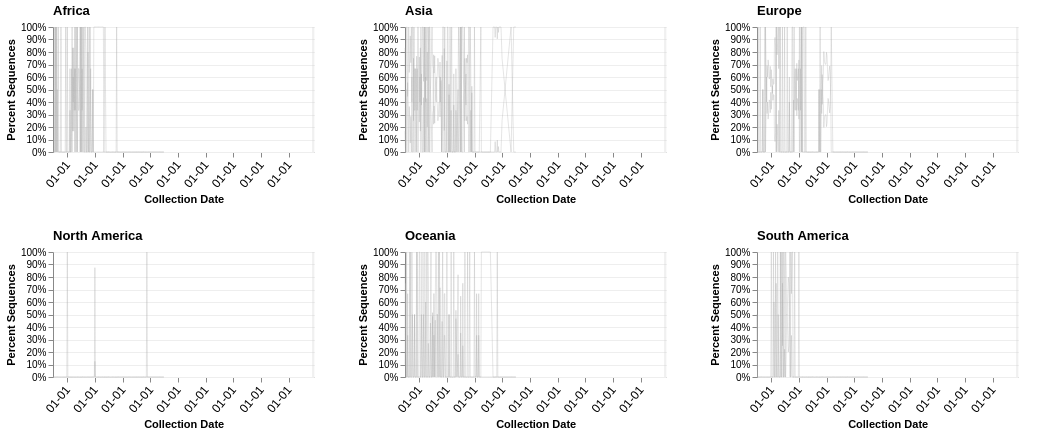

Describe this chart as a Vega-Lite specification.
### Vega specification from a JSON file in a GitHub repository (floating-point values rounded to 4 significant figures; data arrays with more than 128 entries replaced by an {"elided": "..."} marker saying what was removed)
{"$schema": "https://vega.github.io/schema/vega/v5.json", "description": "A basic line chart example.", "width": 1000, "height": 350, "padding": 5, "signals": [{"name": "mode", "value": "lineage"}, {"name": "sortField", "value": "group"}, {"name": "sortDirection", "value": "ascending"}, {"name": "display_min_counts", "value": 5}, {"name": "display_min_percent", "value": 0.01}, {"name": "sig_min_counts", "value": 10}, {"name": "sig_min_percent", "value": 0.05}, {"name": "sig_min_r", "value": 0.5}, {"name": "facet_width", "update": "width"}, {"name": "facet_x", "update": "0"}, {"name": "subplot_hpadding", "value": 90}, {"name": "subplot_width", "update": "(facet_width - (subplot_hpadding * 2.4)) / 3"}, {"name": "subplot_range_x", "update": "[0, subplot_width]"}, {"name": "subplot_vpadding", "value": 100}, {"name": "subplot_height", "update": "(height - subplot_vpadding) / 2"}, {"name": "subplot_range_y", "update": "[subplot_height, 0]"}, {"name": "x_adjusted", "on": [{"events": "mousemove", "update": "x() - facet_x"}]}, {"name": "cur_mouse_col", "on": [{"events": "mousemove", "update": "if(x_adjusted >= 0 && x_adjusted <= subplot_width, 1, if(x_adjusted >= (subplot_width + (subplot_hpadding)) && (x_adjusted <= (subplot_width * 2) + (subplot_hpadding)), 2, if(x_adjusted >= (subplot_width * 2) + (subplot_hpadding * 2) && x_adjusted <= ((subplot_width * 3) + (subplot_hpadding * 2)), 3, -1)))"}]}, {"name": "cur_mouse_row", "on": [{"events": "mousemove", "update": "if(y() >= 0 && y() <= subplot_height, 1, if(y() >= subplot_height + subplot_vpadding && y() <= (subplot_height * 2) + subplot_vpadding, 2, -1))"}]}, {"name": "cur_region", "update": "if(cur_mouse_row == -1 || cur_mouse_col == -1, -1, ((cur_mouse_row - 1) * 3) + cur_mouse_col)"}, {"name": "cur_mouse_x", "on": [{"events": "mousemove", "update": "if(cur_mouse_col == -1, null, x_adjusted - ((cur_mouse_col - 1) * subplot_width) - ((cur_mouse_col - 1) * subplot_hpadding))"}]}, {"name": "cur_mouse_date", "update": "if(cur_mouse_col == -1, null, invert('dateX', cur_mouse_x))"}, {"name": "cur_mouse_y", "on": [{"events": "mousemove", "update": "if(cur_mouse_row > -1, y() - ((cur_mouse_row - 1) * (subplot_height + subplot_vpadding)), null)"}]}, {"name": "cur_mouse_percent", "update": "if(cur_region > -1, (1 - (cur_mouse_y / subplot_height)) * data('cur_max_percent')[0]['percent'], null)"}, {"name": "time_sensitivity", "value": 302400000}, {"name": "percent_sensitivity_factor", "value": 10}, {"name": "percent_sensitivity", "update": "if(cur_region > -1, data('cur_max_percent')[0]['percent'] / percent_sensitivity_factor, null)"}, {"name": "xLabelFormat", "value": "%m-%d"}], "data": [{"name": "group_reg", "format": {"type": "json"}, "values": [{"counts": 2644, "group": "A", "max_percent": 1, "pval": 0.2642, "r": -0.03278, "region": "Africa", "slope": -3.952e-05}, {"counts": 2132, "group": "B", "max_percent": 1, "pval": 3.707e-17, "r": 0.2288, "region": "Africa", "slope": 0.0002123}, {"counts": 6009, "group": "A", "max_percent": 1, "pval": 5.246e-67, "r": 0.4093, "region": "Asia", "slope": 0.0003289}, {"counts": 3558, "group": "B", "max_percent": 1, "pval": 6.053e-40, "r": 0.313, "region": "Asia", "slope": 0.0001916}, {"counts": 3130, "group": "A", "max_percent": 1, "pval": 1.899e-91, "r": 0.3645, "region": "Europe", "slope": 0.0001243}, {"counts": 2223, "group": "B", "max_percent": 1, "pval": 1.658e-81, "r": 0.3394, "region": "Europe", "slope": 7.624e-05}, {"counts": 1106, "group": "A", "max_percent": 1, "pval": 1.777e-47, "r": 0.2424, "region": "North America", "slope": 5.175e-05}, {"counts": 583, "group": "B", "max_percent": 1, "pval": 3.005e-32, "r": 0.2085, "region": "North America", "slope": 3.839e-05}, {"counts": 441, "group": "A", "max_percent": 1, "pval": 1.57e-36, "r": 0.2205, "region": "Oceania", "slope": 3.698e-05}, {"counts": 404, "group": "B", "max_percent": 1, "pval": 2.963e-34, "r": 0.268, "region": "Oceania", "slope": 8.97e-05}, {"counts": 1264, "group": "A", "max_percent": 1, "pval": 0.007523, "r": -0.07827, "region": "South America", "slope": -7.908e-05}, {"counts": 701, "group": "B", "max_percent": 1, "pval": 0.7642, "r": -0.009225, "region": "South America", "slope": -7.811e-06}]}, {"name": "hide_groups", "source": "group_reg", "transform": [{"type": "aggregate", "groupby": ["group"], "fields": ["counts", "max_percent"], "ops": ["sum", "max"], "as": ["counts", "max_percent"]}, {"type": "filter", "expr": "datum.counts < display_min_counts || datum.max_percent < display_min_percent"}, {"type": "formula", "as": "hide", "expr": "true"}]}, {"name": "valid_groups", "source": "group_reg", "transform": [{"type": "filter", "expr": "datum.r > sig_min_r && datum.counts > sig_min_counts && datum.max_percent > sig_min_percent"}, {"type": "aggregate", "groupby": ["group"], "fields": ["counts", "max_percent"], "ops": ["sum", "max"], "as": ["counts", "max_percent"]}]}, {"name": "valid_groups_color", "source": "valid_groups", "transform": [{"type": "collect", "sort": {"field": {"signal": "sortField"}, "order": {"signal": "sortDirection"}}}, {"type": "formula", "expr": "scale('group_color', datum.group)", "as": "color"}]}, {"name": "group_counts", "format": {"type": "json"}, "values": {"elided": "553 records"}, "transform": [{"type": "lookup", "from": "hide_groups", "key": "group", "values": ["hide"], "fields": ["group"], "as": ["hide"], "default": false}, {"type": "filter", "expr": "!datum.hide"}, {"type": "formula", "expr": "if(indata('valid_groups', 'group', datum.group), true, false)", "as": "valid"}, {"type": "impute", "groupby": ["group", "region"], "key": "collection_period", "field": "percent", "method": "value", "value": 0}, {"type": "impute", "groupby": ["group", "region"], "key": "collection_period", "field": "count", "method": "value", "value": 0}, {"type": "collect", "sort": {"field": ["region", "group", "collection_period"], "order": ["ascending", "ascending", "ascending"]}}]}, {"name": "max_percents", "source": "group_counts", "transform": [{"type": "aggregate", "groupby": ["region"], "fields": ["percent"], "ops": ["max"], "as": ["percent"]}, {"type": "identifier", "as": "index"}]}, {"name": "cur_max_percent", "source": "max_percents", "transform": [{"type": "filter", "expr": "datum.index == cur_region"}]}, {"name": "tooltip_group", "source": "group_counts", "transform": [{"type": "filter", "expr": "cur_region > -1 && datum.region == data('cur_max_percent')[0]['region'] && abs(datum.collection_period - time(cur_mouse_date)) <= time_sensitivity && abs(datum.percent - cur_mouse_percent) <= percent_sensitivity"}, {"type": "project", "fields": ["group"], "as": ["group"]}]}, {"name": "hover_legend", "values": []}, {"name": "all_hover", "source": ["tooltip_group", "hover_legend"]}, {"name": "annotation", "values": [{"start": -30, "end": 0}], "transform": [{"type": "formula", "expr": "now() + (1000 * 60 * 60 * 24 * datum.start)", "as": "start"}, {"type": "formula", "expr": "now() + (1000 * 60 * 60 * 24 * datum.end)", "as": "end"}]}, {"name": "lower_date", "source": "group_counts", "transform": [{"type": "aggregate", "fields": ["collection_period"], "as": ["collection_period"], "ops": ["min"]}]}, {"name": "upper_date", "source": "group_counts", "transform": [{"type": "aggregate", "fields": ["collection_period"], "as": ["collection_period"], "ops": ["max"]}, {"type": "formula", "as": "collection_period", "expr": "now()"}]}, {"name": "date_range", "source": ["lower_date", "upper_date"]}], "scales": [{"name": "dateX", "type": "time", "domain": {"data": "date_range", "field": "collection_period"}, "range": {"signal": "subplot_range_x"}}, {"name": "group_color", "type": "ordinal", "domain": {"data": "valid_groups", "field": "group"}, "range": {"scheme": "tableau20"}}], "marks": [{"name": "facets", "type": "group", "encode": {"update": {"x": {"signal": "facet_x"}, "y": {"value": 0}, "width": {"signal": "facet_width"}, "height": {"signal": "height"}}}, "signals": [{"name": "width", "update": "facet_width"}, {"name": "height", "update": "height"}], "layout": {"columns": 3, "padding": {"row": {"signal": "subplot_vpadding"}, "column": {"signal": "subplot_hpadding"}}, "bounds": "flush"}, "marks": [{"name": "region_grid", "type": "group", "encode": {"update": {"x": {"value": 0}, "width": {"signal": "subplot_width"}, "height": {"signal": "subplot_height"}}}, "signals": [{"name": "width", "update": "subplot_width"}, {"name": "height", "update": "subplot_height"}], "from": {"facet": {"name": "group_per_region", "data": "group_counts", "groupby": "region"}}, "title": {"text": {"signal": "parent.region"}, "anchor": "start", "frame": "group"}, "scales": [{"name": "percentY", "type": "linear", "domain": {"data": "group_per_region", "field": "percent"}, "range": {"signal": "subplot_range_y"}}], "axes": [{"scale": "dateX", "orient": "bottom", "format": {"signal": "xLabelFormat"}, "grid": false, "gridColor": "#DDD", "labelAngle": 310, "labelAlign": "right", "labelBaseline": "middle", "labelPadding": 5, "labelFontSize": 12, "title": "Collection Date"}, {"scale": "percentY", "orient": "left", "format": "%", "title": "Percent Sequences", "grid": true, "gridColor": "#EEE"}], "marks": [{"type": "group", "from": {"facet": {"name": "group_date", "data": "group_per_region", "groupby": "group"}}, "signals": [], "data": [{"name": "valid_group_date", "source": "group_date", "transform": [{"type": "filter", "expr": "datum.valid || indata('valid_groups', 'group', datum.group)"}]}, {"name": "invalid_group_date", "source": "group_date", "transform": [{"type": "filter", "expr": "!datum.valid && !indata('valid_groups', 'group', datum.group)"}]}, {"name": "max_date", "source": "group_date", "transform": [{"type": "aggregate", "groupby": ["group"], "fields": ["collection_period"], "ops": ["max"], "as": ["max_date"]}]}, {"name": "label", "source": "group_date", "transform": [{"type": "filter", "expr": "datum.collection_period == data('max_date')[0]['max_date'] && indata('all_hover', 'group', datum.group)"}]}], "marks": [{"type": "line", "from": {"data": "valid_group_date"}, "encode": {"update": {"x": {"scale": "dateX", "field": "collection_period"}, "y": {"scale": "percentY", "field": "percent"}, "stroke": {"scale": "group_color", "field": "group"}, "strokeWidth": {"value": 2}, "strokeOpacity": [{"test": "!length(data('all_hover')) || indata('all_hover', 'group', datum.group)", "value": 1.0}, {"value": 0.3}], "zindex": {"value": 2}}}}, {"type": "line", "from": {"data": "invalid_group_date"}, "encode": {"update": {"x": {"scale": "dateX", "field": "collection_period"}, "y": {"scale": "percentY", "field": "percent"}, "stroke": {"value": "#aaa"}, "strokeWidth": [{"test": "length(data('all_hover')) && indata('all_hover', 'group', datum.group)", "value": 1.5}, {"value": 1.0}], "strokeOpacity": [{"test": "length(data('all_hover')) && indata('all_hover', 'group', datum.group)", "value": 0.8}, {"value": 0.3}], "zindex": {"value": 1}}}}, {"type": "text", "from": {"data": "label"}, "encode": {"update": {"x": {"scale": "dateX", "field": "collection_period", "offset": 3}, "y": {"scale": "percentY", "field": "percent"}, "text": {"field": "group"}, "fill": [{"test": "!indata('valid_groups', 'group', datum.group)", "value": "#aaa"}, {"scale": "group_color", "field": "group"}], "fontSize": {"value": 10}, "fontWeight": {"value": "500"}, "baseline": {"value": "middle"}}}}]}, {"type": "rect", "from": {"data": "annotation"}, "encode": {"update": {"x": {"scale": "dateX", "field": "start"}, "x2": {"signal": "width"}, "y": {"value": 0}, "y2": {"signal": "height"}, "fill": {"value": "#CCC"}, "opacity": {"value": 0.3}}}}]}]}, {"type": "group", "encode": {"update": {"x": {"value": 900}, "y": {"value": 0}, "width": {"value": 100}, "height": {"signal": "height"}}}}]}
